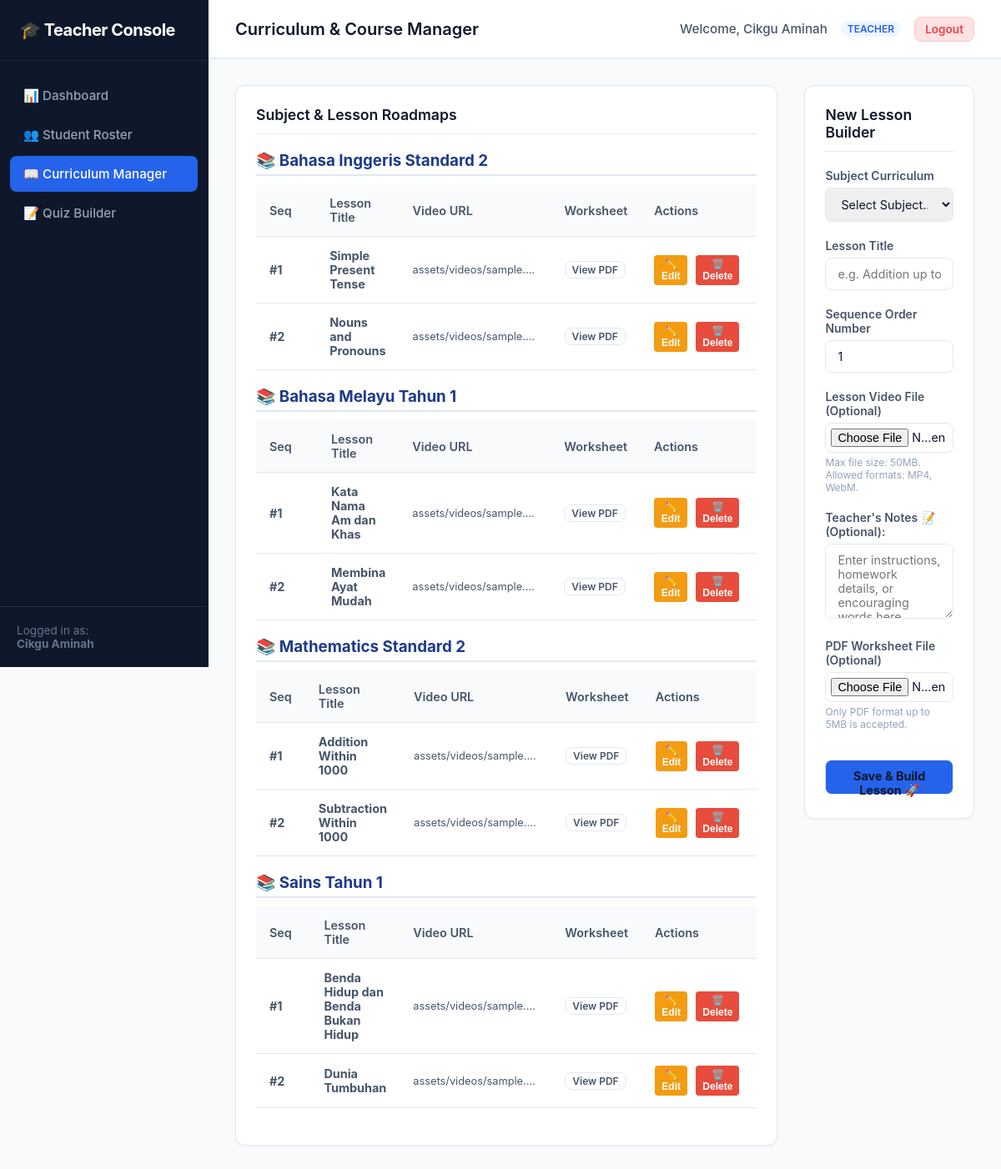
/teacher/curriculum.php (signed in), run on the app's committed database.
### tables this page shows
CREATE TABLE IF NOT EXISTS subjects (
    subject_id INT AUTO_INCREMENT PRIMARY KEY,
    subject_name VARCHAR(100) NOT NULL UNIQUE COMMENT 'E.g., Primary Mathematics',
    teacher_id INT NULL COMMENT 'FK to user teaching this class',
    icon_url VARCHAR(255) NULL COMMENT 'CSS class name or image name for student navigation',
    FOREIGN KEY (teacher_id) REFERENCES users(user_id) ON DELETE SET NULL ON UPDATE CASCADE
);

CREATE TABLE IF NOT EXISTS lessons (
    lesson_id INT AUTO_INCREMENT PRIMARY KEY,
    subject_id INT NOT NULL COMMENT 'Parent subject association',
    title VARCHAR(150) NOT NULL COMMENT 'E.g., Addition up to 20',
    video_url VARCHAR(255) NULL COMMENT 'Local path to standard HTML5 video asset',
    worksheet_url VARCHAR(255) NULL COMMENT 'Local path to downloadable PDF task sheet',
    teacher_notes TEXT NULL COMMENT 'Optional text notes or homework details',
    order_num INT NOT NULL DEFAULT 1 COMMENT 'Sequencing position in curriculum list',
    created_at TIMESTAMP DEFAULT CURRENT_TIMESTAMP,
    FOREIGN KEY (subject_id) REFERENCES subjects(subject_id) ON DELETE CASCADE ON UPDATE CASCADE
);

### teacher/curriculum.php (the view, shortened to what this page needs)
<?php
require_once __DIR__ . '/../config/db.php';
$teacher_name = $_SESSION['full_name'];
$subjects = [];
$lessons = [];
try {
    $subj_stmt = $pdo->query("SELECT * FROM subjects ORDER BY subject_name ASC");
    $subjects = $subj_stmt->fetchAll();
    $les_stmt = $pdo->query("
        SELECT l.*, s.subject_name
        FROM lessons l
        JOIN subjects s ON l.subject_id = s.subject_id
        ORDER BY s.subject_name ASC, l.order_num ASC
    ");
    $lessons = $les_stmt->fetchAll();
} catch (PDOException $e) {
    $alert_danger = "Failed to load database values.";
}
?>
<!DOCTYPE html>
<html lang="en">
<head>
    <link rel="stylesheet" href="../assets/css/dashboard.css">
</head>
<body>
    <div class="admin-sidebar">
        <div class="sidebar-brand">
            🎓 Teacher Console
        </div>
        <ul class="sidebar-menu">
            <li class="sidebar-menu-item">
                <a href="dashboard.php" class="sidebar-link">📊 Dashboard</a>
            </li>
            <li class="sidebar-menu-item">
                <a href="roster.php" class="sidebar-link">👥 Student Roster</a>
            </li>
            <li class="sidebar-menu-item">
                <a href="curriculum.php" class="sidebar-link active">📖 Curriculum Manager</a>
            </li>
            <li class="sidebar-menu-item">
                <a href="quizzes.php" class="sidebar-link">📝 Quiz Builder</a>
            </li>
        </ul>
        <div class="sidebar-footer">
            Logged in as:<br>
            <strong><?php echo htmlspecialchars($teacher_name); ?></strong>
        </div>
    </div>
    <div class="admin-main">
        <div class="admin-topbar">
            <div class="topbar-title">Curriculum & Course Manager</div>
            <div class="topbar-user">
                <span class="user-name">Welcome, <?php echo htmlspecialchars($teacher_name); ?></span>
                <span class="user-role-badge">Teacher</span>
                <a href="../auth/logout.php" class="btn-logout">Logout</a>
            </div>
        </div>
        <div class="admin-content">
            <div class="admin-grid-two-col">
                <div>
                    <div class="admin-card">
                        <div class="admin-card-title">Subject & Lesson Roadmaps</div>
                        <?php if (empty($subjects)): ?>
                            <p style="color: var(--text-secondary);">No subjects created yet.</p>
                        <?php else: ?>
                            <?php
                            foreach ($subjects as $subj):
                                $subject_name = $subj['subject_name'];
                                $subj_lessons = array_filter($lessons, function($l) use ($subj) {
                                    return $l['subject_id'] == $subj['subject_id'];
                                });
                                ?>
                                <h3
                                    style="margin: 15px 0 10px 0; color: var(--primary-color); border-bottom: 2px solid var(--border-color); padding-bottom: 5px;">
                                    📚 <?php echo htmlspecialchars($subject_name); ?>
                                </h3>
                                <?php if (empty($subj_lessons)): ?>
                                    <div class="empty-state">No lessons created yet. Click "Add New Lesson" to begin!</div>
                                <?php else: ?>
                                    <div class="table-responsive" style="margin-bottom: 20px;">
                                        <table class="data-table">
                                            <thead>
                                                <tr>
                                                    <th style="width: 80px;">Seq</th>
                                                    <th>Lesson Title</th>
                                                    <th>Video URL</th>
                                                    <th>Worksheet</th>
                                                    <th style="width: 140px;">Actions</th>
                                                </tr>
                                            </thead>
                                            <tbody>
                                                <?php foreach ($subj_lessons as $l): ?>
                                                    <tr>
                                                        <td><strong>#<?php echo $l['order_num']; ?></strong></td>
                                                        <td><strong><?php echo htmlspecialchars($l['title']); ?></strong></td>
                                                        <td>
                                                            <span
                                                                style="font-size: 0.8rem; color: var(--text-secondary); max-width: 150px; display: block; overflow: hidden; text-overflow: ellipsis; white-space: nowrap;">
                                                                <?php echo htmlspecialchars($l['video_url'] ?: 'No Video'); ?>
                                                            </span>
                                                        </td>
                                                        <td>
                                                            <?php if ($l['worksheet_url']): ?>
                                                                <a href="../<?php echo htmlspecialchars($l['worksheet_url']); ?>"
                                                                    class="btn-sm" target="_blank"
                                                                    style="padding: 2px 8px; font-size: 0.75rem;">
                                                                    View PDF
                                                                </a>
                                                            <?php else: ?>
                                                                <span style="font-size: 0.8rem; color: var(--text-muted);">None</span>
                                                            <?php endif; ?>
                                                        </td>
                                                        <td>
                                                            <div style="display: flex; gap: 5px; align-items: center;">
                                                                <button type="button" class="btn-edit"
                                                                    onclick='openEditLessonModal(<?php echo $l['lesson_id']; ?>, <?php echo htmlspecialchars(json_encode($l['title']), ENT_QUOTES); ?>, <?php echo htmlspecialchars(json_encode($l['teacher_notes'] ?? ''), ENT_QUOTES); ?>)'>✏️
                                                                    Edit</button>
                                                                <button type="button" class="btn-delete"
                                                                    onclick="confirmDeleteLesson(<?php echo $l['lesson_id']; ?>)">🗑️
                                                                    Delete</button>
                                                            </div>
                                                        </td>
                                                    </tr>
                                                <?php endforeach; ?>
                                            </tbody>
                                        </table>
                                    </div>
                                <?php endif; ?>
                            <?php endforeach; ?>
                        <?php endif; ?>
                    </div>
                </div>
                <div class="admin-card">
                    <div class="admin-card-title">New Lesson Builder</div>
                    <form method="POST" action="curriculum.php" enctype="multipart/form-data">
                        <div class="form-group">
                            <label class="form-label" for="subject_id">Subject Curriculum</label>
                            <select id="subject_id" name="subject_id" class="form-control" required>
                                <option value="">Select Subject...</option>
                            </select>
                        </div>
                        <div class="form-group">
                            <label class="form-label" for="title">Lesson Title</label>
                            <input type="text" id="title" name="title" class="form-control"
                                placeholder="e.g. Addition up to 20" required>
                        </div>
                        <div class="form-group">
                            <label class="form-label" for="order_num">Sequence Order Number</label>
                            <input type="number" id="order_num" name="order_num" class="form-control" value="1" min="1"
                                required>
                        </div>
                        <div class="form-group">
                            <label class="form-label" for="videoUpload">Lesson Video File (Optional)</label>
                            <input type="file" name="lesson_video" accept="video/mp4,video/webm" id="videoUpload"
                                class="form-control" style="padding: 6px;">
                            <small
                                style="font-size: 0.75rem; color: var(--text-muted); margin-top: 4px; display: block;">Max
                                file size: 50MB. Allowed formats: MP4, WebM.</small>
                        </div>
                        <div class="form-group">
                            <label class="form-label">Teacher's Notes 📝 (Optional):</label>
                            <textarea name="teacher_notes" class="form-control" rows="4" placeholder="Enter instructions, homework details, or encouraging words here..."></textarea>
                        </div>
                        <div class="form-group">
                            <label class="form-label" for="worksheet">PDF Worksheet File (Optional)</label>
                            <input type="file" id="worksheet" name="worksheet" class="form-control" accept=".pdf"
                                style="padding: 6px;">
                            <span
                                style="font-size: 0.75rem; color: var(--text-muted); margin-top: 4px; display: block;">Only
                                PDF format up to 5MB is accepted.</span>
                        </div>
                        <button type="submit" class="form-control btn-solid-blue"
                            style="font-weight: 700; cursor: pointer; margin-top: 15px; height: 42px;">
                            Save & Build Lesson 🚀
                        </button>
                    </form>
                </div>
            </div>
        </div>
    </div>
</body>
</html>

### teacher/curriculum.php (style rules this page uses)
.btn-edit, .btn-delete { padding: 4px 8px; font-size: 0.75rem; border: none; border-radius: 4px; cursor: pointer; margin-right: 5px; font-weight: bold; display: inline-block; }
.btn-edit { background-color: #f39c12; color: white; }
.btn-delete { background-color: #e74c3c; color: white; }

### data on the page
subjects: subject_name "Bahasa Inggeris Standard 2"
lessons: order_num "1", title "Simple Present Tense", video_url "assets/videos/sample.…"
lessons: order_num "2", title "Nouns and Pronouns", video_url "assets/videos/sample.…"
subjects: subject_name "Bahasa Melayu Tahun 1"
lessons: order_num "1", title "Kata Nama Am dan Khas", video_url "assets/videos/sample.…"
lessons: order_num "2", title "Membina Ayat Mudah", video_url "assets/videos/sample.…"
subjects: subject_name "Mathematics Standard 2"
lessons: order_num "1", title "Addition Within 1000", video_url "assets/videos/sample.…"
lessons: order_num "2", title "Subtraction Within 1000", video_url "assets/videos/sample.…"
subjects: subject_name "Sains Tahun 1"
lessons: order_num "1", title "Benda Hidup dan Benda Bukan Hidup", video_url "assets/videos/sample.…"
lessons: order_num "2", title "Dunia Tumbuhan", video_url "assets/videos/sample.…"

### other printed values
$teacher_name "Cikgu Aminah"
